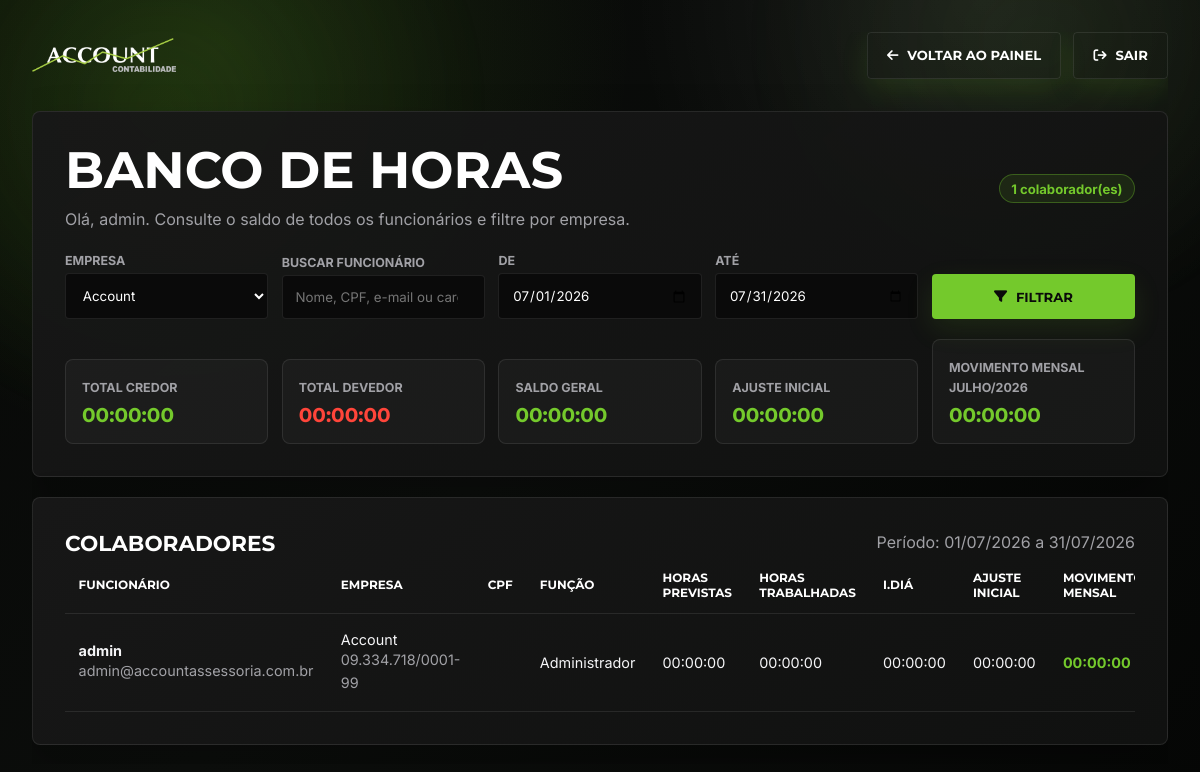
The page /banco-horas.php?empresa_nome=Account (signed in) on the database its author committed.
### tables this page shows
CREATE TABLE IF NOT EXISTS funcionarios (
    id INT UNSIGNED NOT NULL AUTO_INCREMENT,
    usuario VARCHAR(80) NOT NULL,
    empresa_nome VARCHAR(120) NULL,
    empresa_cnpj VARCHAR(20) NULL,
    cpf VARCHAR(14) NULL,
    pis_pasep VARCHAR(20) NULL,
    email VARCHAR(180) NOT NULL,
    cargo VARCHAR(120) NULL,
    data_admissao DATE NULL,
    departamento VARCHAR(120) NULL,
    numero_folha VARCHAR(30) NULL,
    centro_custo VARCHAR(120) NULL,
    nivel_acesso TINYINT UNSIGNED NOT NULL DEFAULT 1,
    permite_ponto TINYINT(1) NOT NULL DEFAULT 1,
    senha VARCHAR(255) NOT NULL,
    ativo TINYINT(1) NOT NULL DEFAULT 1,
    criado_em TIMESTAMP NOT NULL DEFAULT CURRENT_TIMESTAMP,
    atualizado_em TIMESTAMP NOT NULL DEFAULT CURRENT_TIMESTAMP ON UPDATE CURRENT_TIMESTAMP,
    PRIMARY KEY (id),
    UNIQUE KEY uq_funcionarios_usuario (usuario),
    UNIQUE KEY uq_funcionarios_email (email)
);

### banco-horas.php (the view, shortened to what this page needs)
<?php
$usuarioRaw = $_SESSION['funcionario_usuario'] ?? 'Funcionário';
function h(string $valor): string
{
    return htmlspecialchars($valor, ENT_QUOTES, 'UTF-8');
}
function nomeExibicao(?string $usuario): string
{
    return trim(str_replace('.', ' ', $usuario ?? ''));
}
function segundosEntre(?string $inicio, ?string $fim): ?int
{
    if (!$inicio || !$fim) {
        return null;
    }
    $inicioDt = new DateTimeImmutable($inicio);
    $fimDt = new DateTimeImmutable($fim);
    return $fimDt->getTimestamp() - $inicioDt->getTimestamp();
}
function ehEstagiario(?string $cargo): bool
{
    $cargo = function_exists('mb_strtolower') ? mb_strtolower($cargo ?? '', 'UTF-8') : strtolower($cargo ?? '');
    return strpos($cargo, 'estagi') !== false;
}
function segundosTrabalhadosDia(array $porTipo, ?string $cargo = null): int
{
    $periodos = [
        ['chegada', 'saida_almoco'],
        ['volta_escritorio', 'saida_lanche'],
        ['volta_lanche', 'saida_escritorio'],
    ];
    $total = 0;
    foreach ($periodos as [$inicioTipo, $fimTipo]) {
        $segundos = segundosEntre($porTipo[$inicioTipo]['marcado_em'] ?? null, $porTipo[$fimTipo]['marcado_em'] ?? null);
    }
    return $total;
}
function segundosIntervaloDia(array $porTipo): int
{
    $intervalos = [
        ['saida_almoco', 'volta_escritorio'],
        ['saida_lanche', 'volta_lanche'],
    ];
    $total = 0;
    foreach ($intervalos as [$inicioTipo, $fimTipo]) {
        $segundos = segundosEntre($porTipo[$inicioTipo]['marcado_em'] ?? null, $porTipo[$fimTipo]['marcado_em'] ?? null);
    }
    return $total;
}
function segundosExcessoIntervaloDia(array $porTipo, ?string $cargo = null): int
{
    $intervalo = segundosIntervaloDia($porTipo);
    if ($intervalo <= 0) {
        return 0;
    }
    return max(0, $intervalo - (ehEstagiario($cargo) ? 900 : 4500));
}
function formatarHorasBanco(int $segundos): string
{
    $prefixo = $segundos < 0 ? '-' : '';
    $segundos = abs($segundos);
    $horas = intdiv($segundos, 3600);
    $minutos = intdiv($segundos % 3600, 60);
    return sprintf('%s%02d:%02d:00', $prefixo, $horas, $minutos);
}
function formatarSaldoBanco(int $segundos): string
{
    if ($segundos === 0) {
        return '00:00:00';
    }
    return ($segundos > 0 ? '+' : '-') . formatarHorasBanco(abs($segundos));
}
function inicioMesAtual(): string
{
    return (new DateTimeImmutable('first day of this month'))->format('Y-m-d');
}
function fimMesAtual(): string
{
    return (new DateTimeImmutable('last day of this month'))->format('Y-m-d');
}
function rotuloMesBanco(string $dataInicio, string $dataFim): string
{
    $inicio = new DateTimeImmutable($dataInicio);
    $fim = new DateTimeImmutable($dataFim);
    $meses = [
        1 => 'Janeiro',
        2 => 'Fevereiro',
        3 => 'Março',
        4 => 'Abril',
        5 => 'Maio',
        6 => 'Junho',
        7 => 'Julho',
        8 => 'Agosto',
        9 => 'Setembro',
        10 => 'Outubro',
        11 => 'Novembro',
        12 => 'Dezembro',
    ];
    if ($inicio->format('Y-m') === $fim->format('Y-m')) {
        return $meses[(int) $inicio->format('n')] . '/' . $inicio->format('Y');
    }
    return $inicio->format('d/m/Y') . ' a ' . $fim->format('d/m/Y');
}
function datasDoPeriodo(string $inicio, string $fim): array
{
    $datas = [];
    $cursor = new DateTimeImmutable($inicio);
    $fimDt = new DateTimeImmutable($fim);
    while ($cursor <= $fimDt) {
        $datas[] = $cursor->format('Y-m-d');
        $cursor = $cursor->modify('+1 day');
    }
    return $datas;
}
function diasParaVencimento(?string $ultimaData): ?int
{
    $vencimento = (new DateTimeImmutable($ultimaData))->modify('+180 days');
    $hoje = new DateTimeImmutable('today');
    return (int) $hoje->diff($vencimento)->format('%r%a');
}
$dataInicio = $_GET['data_inicio'] ?? inicioMesAtual();
$dataFim = $_GET['data_fim'] ?? fimMesAtual();
$empresaFiltro = trim($_GET['empresa_nome'] ?? '');
$busca = trim($_GET['busca'] ?? '');
$linhasBanco = [];
$empresas = [];
$totais = [
    'funcionarios' => 0,
    'credor' => 0,
    'devedor' => 0,
    'ajuste_inicial' => 0,
    'movimento_mensal' => 0,
    'saldo' => 0,
];
try {
    $db = obterConexao();
    $empresas = $db->query(
        "SELECT DISTINCT empresa_nome
         FROM funcionarios
         WHERE empresa_nome IS NOT NULL AND empresa_nome <> ''
         ORDER BY empresa_nome ASC"
    )->fetchAll();
    $whereFuncionarios = ['ativo = 1'];
    $bindFuncionarios = [];
    if ($empresaFiltro !== '') {
        $whereFuncionarios[] = 'empresa_nome = :empresa_nome';
        $bindFuncionarios['empresa_nome'] = $empresaFiltro;
    }
    $stmt = $db->prepare(
        'SELECT id, usuario, email, empresa_nome, empresa_cnpj, cpf, cargo, permite_ponto
         FROM funcionarios
         WHERE ' . implode(' AND ', $whereFuncionarios) . '
         ORDER BY empresa_nome ASC, usuario ASC'
    );
    $stmt->execute($bindFuncionarios);
    $funcionarios = $stmt->fetchAll();
    $registrosPorFuncionarioDia = [];
    $ultimaMarcacaoPorFuncionario = [];
    $primeiraMarcacaoPorFuncionario = [];
    $documentosPorFuncionario = [];
    $saldosIniciaisPorFuncionario = [];
    $datasPeriodo = datasDoPeriodo($dataInicio, $dataFim);
    foreach ($funcionarios as $funcionario) {
        $fid = (int) $funcionario['id'];
        $esperado = 0;
        $trabalhado = 0;
        $intervaloExcedido = 0;
        $primeiraMarcacao = $primeiraMarcacaoPorFuncionario[$fid] ?? null;
        foreach ($datasPeriodo as $data) {
            $registrosDiaBanco = $registrosPorFuncionarioDia[$fid][$data] ?? [];
            $trabalhado += segundosTrabalhadosDia($registrosDiaBanco, $funcionario['cargo'] ?? '');
            $intervaloExcedido += segundosExcessoIntervaloDia($registrosDiaBanco, $funcionario['cargo'] ?? '');
        }
        $saldoInicialBanco = $saldosIniciaisPorFuncionario[$fid] ?? 0;
        $saldoMensal = $trabalhado - $esperado;
        $saldo = $saldoInicialBanco + $saldoMensal;
        $ultimaMarcacao = $ultimaMarcacaoPorFuncionario[$fid] ?? null;
        $diasVencimento = diasParaVencimento($ultimaMarcacao ?: $dataFim);
        $linhasBanco[] = [
            'id' => $fid,
            'nome' => nomeExibicao($funcionario['usuario']),
            'email' => $funcionario['email'] ?? '',
            'empresa_nome' => $funcionario['empresa_nome'] ?? '',
            'empresa_cnpj' => $funcionario['empresa_cnpj'] ?? '',
            'cpf' => $funcionario['cpf'] ?? '',
            'cargo' => $funcionario['cargo'] ?? '',
            'trabalhado' => $trabalhado,
            'esperado' => $esperado,
            'intervalo_excedido' => $intervaloExcedido,
            'saldo_inicial' => $saldoInicialBanco,
            'saldo_mensal' => $saldoMensal,
            'saldo' => $saldo,
            'dias_vencimento' => $diasVencimento,
            'ultima_marcacao' => $ultimaMarcacao,
            'primeira_marcacao' => $primeiraMarcacao,
            'documentos_abono' => array_values(array_unique(array_filter($documentosPorFuncionario[$fid] ?? []))),
        ];
        $totais['funcionarios']++;
        $totais['credor'] += max(0, $saldo);
        $totais['devedor'] += max(0, -$saldo);
        $totais['ajuste_inicial'] += $saldoInicialBanco;
        $totais['movimento_mensal'] += $saldoMensal;
        $totais['saldo'] += $saldo;
    }
} catch (PDOException $e) {
    $erro = 'Erro ao preparar o banco de horas. Confira o banco de dados e o config_db.php.';
}
$usuario = h(nomeExibicao($usuarioRaw));
$rotuloMesBanco = rotuloMesBanco($dataInicio, $dataFim);
?>
<!DOCTYPE html>
<html lang="pt-BR">
<head>
    <link rel="stylesheet" href="https://cdnjs.cloudflare.com/ajax/libs/font-awesome/6.4.0/css/all.min.css">
</head>
<body>
    <div class="shell">
        <header class="topbar">
            <a class="brand" href="/" aria-label="Voltar para o site">
                <img src="logo-branca.png" alt="ACCOUNT Contabilidade">
            </a>
            <div class="top-actions">
                <a class="btn btn-outline" href="painel"><i class="fa-solid fa-arrow-left"></i> Voltar ao painel</a>
                <button class="btn btn-outline" type="button" onclick="sair()"><i class="fa-solid fa-arrow-right-from-bracket"></i> Sair</button>
            </div>
        </header>
        <section class="panel">
            <div class="section-title">
                <div>
                    <h1>Banco de horas</h1>
                    <p class="muted">Olá, <?php echo $usuario; ?>. Consulte o saldo de todos os funcionários e filtre por empresa.</p>
                </div>
                <span class="pill"><?php echo h((string) $totais['funcionarios']); ?> colaborador(es)</span>
            </div>
            <form class="filters" method="get">
                <div class="field">
                    <label for="empresa_nome">Empresa</label>
                    <select id="empresa_nome" name="empresa_nome">
                        <?php foreach ($empresas as $empresa): ?>
                            <option value="<?php echo h($empresa['empresa_nome']); ?>" <?php echo $empresaFiltro === $empresa['empresa_nome'] ? 'selected' : ''; ?>>
                                <?php echo h($empresa['empresa_nome']); ?>
                            </option>
                        <?php endforeach; ?>
                    </select>
                </div>
                <div class="field">
                    <label for="busca">Buscar funcionário</label>
                    <input id="busca" name="busca" type="search" value="<?php echo h($busca); ?>" placeholder="Nome, CPF, e-mail ou cargo">
                </div>
                <div class="field">
                    <label for="data_inicio">De</label>
                    <input id="data_inicio" name="data_inicio" type="date" value="<?php echo h($dataInicio); ?>">
                </div>
                <div class="field">
                    <label for="data_fim">Até</label>
                    <input id="data_fim" name="data_fim" type="date" value="<?php echo h($dataFim); ?>">
                </div>
                <button class="btn" type="submit"><i class="fa-solid fa-filter"></i> Filtrar</button>
            </form>
            <div class="cards">
                <div class="metric">
                    <span>Total credor</span>
                    <strong class="positive"><?php echo h(formatarHorasBanco($totais['credor'])); ?></strong>
                </div>
                <div class="metric">
                    <span>Total devedor</span>
                    <strong class="negative"><?php echo h(formatarHorasBanco(-$totais['devedor'])); ?></strong>
                </div>
                <div class="metric">
                    <span>Saldo geral</span>
                    <strong class="<?php echo $totais['saldo'] < 0 ? 'negative' : 'positive'; ?>"><?php echo h(formatarSaldoBanco($totais['saldo'])); ?></strong>
                </div>
                <div class="metric">
                    <span>Ajuste inicial</span>
                    <strong class="<?php echo $totais['ajuste_inicial'] < 0 ? 'negative' : 'positive'; ?>"><?php echo h(formatarSaldoBanco($totais['ajuste_inicial'])); ?></strong>
                </div>
                <div class="metric">
                    <span>Movimento mensal <?php echo h($rotuloMesBanco); ?></span>
                    <strong class="<?php echo $totais['movimento_mensal'] < 0 ? 'negative' : 'positive'; ?>"><?php echo h(formatarSaldoBanco($totais['movimento_mensal'])); ?></strong>
                </div>
            </div>
        </section>
        <section class="panel">
            <div class="section-title">
                <h2>Colaboradores</h2>
                <span class="muted">Período: <?php echo h((new DateTimeImmutable($dataInicio))->format('d/m/Y')); ?> a <?php echo h((new DateTimeImmutable($dataFim))->format('d/m/Y')); ?></span>
            </div>
            <div class="table-wrap">
                <table>
                    <thead>
                        <tr>
                            <th>Funcionário</th>
                            <th>Empresa</th>
                            <th>CPF</th>
                            <th>Função</th>
                            <th>Horas previstas</th>
                            <th>Horas trabalhadas</th>
                            <th>I.DIÁ</th>
                            <th>Ajuste inicial</th>
                            <th>Movimento mensal</th>
                        </tr>
                    </thead>
                    <tbody>
                        <?php foreach ($linhasBanco as $linha): ?>
                            <?php
                                $saldo = (int) $linha['saldo'];
                                $classeSaldo = $saldo < 0 ? 'negative' : 'positive';
                            ?>
                            <tr>
                                <td>
                                    <strong><?php echo h($linha['nome']); ?></strong><br>
                                    <span class="muted"><?php echo h($linha['email']); ?></span>
                                </td>
                                <td><?php echo h($linha['empresa_nome']); ?><br><span class="muted"><?php echo h($linha['empresa_cnpj']); ?></span></td>
                                <td><?php echo h($linha['cpf']); ?></td>
                                <td><?php echo h($linha['cargo']); ?></td>
                                <td><?php echo h(formatarHorasBanco((int) $linha['esperado'])); ?></td>
                                <td><?php echo h(formatarHorasBanco((int) $linha['trabalhado'])); ?></td>
                                <td><?php echo h(formatarHorasBanco((int) $linha['intervalo_excedido'])); ?></td>
                                <td><?php echo h(formatarSaldoBanco((int) $linha['saldo_inicial'])); ?></td>
                                <td><strong class="<?php echo h($classeSaldo); ?>"><?php echo h(formatarSaldoBanco((int) $linha['saldo_mensal'])); ?></strong></td>
                            </tr>
                        <?php endforeach; ?>
                    </tbody>
                </table>
            </div>
        </section>
    </div>
</body>
</html>

### rows shown on the page
funcionarios: id "1", permite_ponto "00:00:00", usuario "admin", email "admin@accountassessoria.com.br", empresa_nome "Account", empresa_cnpj "09.334.718/0001-99", cargo "Administrador"

### other values the page prints
$usuario "admin"
$rotuloMesBanco "JULHO/2026"
form field empresa_nome "Account"
